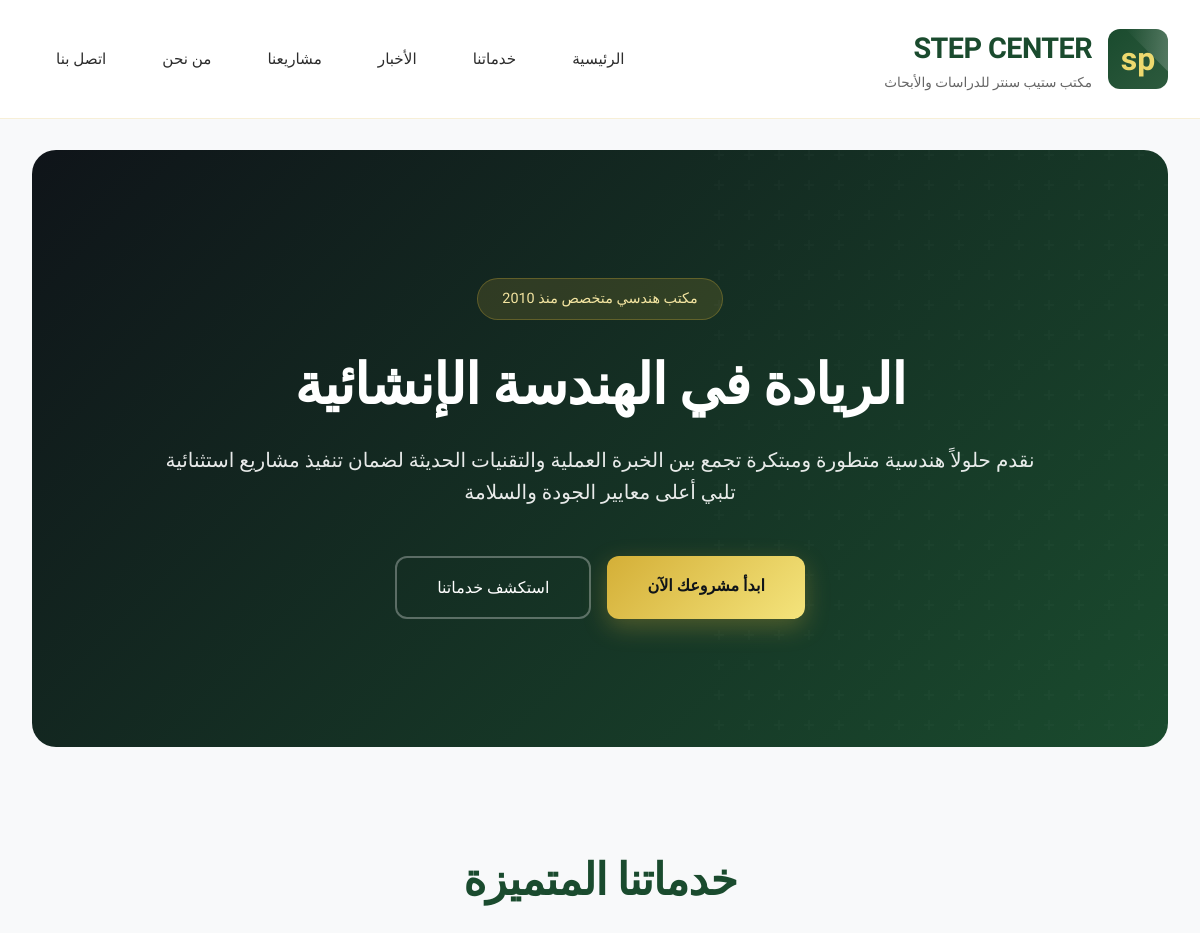
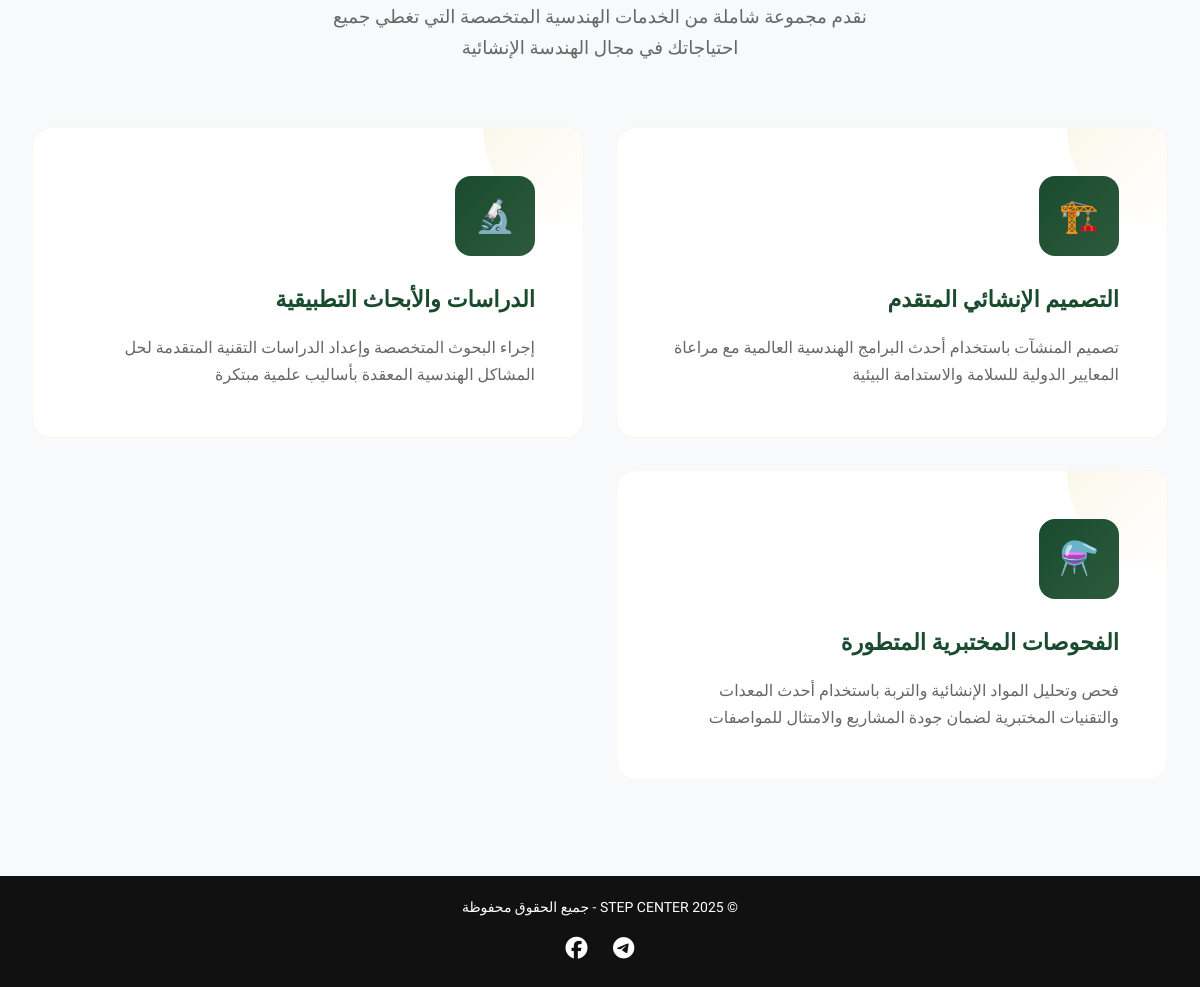
The page / on the database its author committed (2 pictures, top to bottom).
### core/models.py (models this page shows, shortened)
class Service(models.Model):
    title = models.CharField(max_length=200)
    icon = models.CharField(max_length=200)
    description = models.TextField()
    is_featured = models.BooleanField(default=False)
    created_at = models.DateTimeField(auto_now_add=True)
    class Meta:
        ordering = ["title"]
        verbose_name = "خدمة"
        verbose_name_plural = "الخدمات"

### core/views.py (the view)
# urls.py: path("", views.home, name="home"),
def home(request):
    services = Service.objects.filter(is_featured=True)[:6]
    return render(
        request,
        "core/home.html",
        {
            "services": services,
        },
    )

### core/templates/core/home.html (shortened to what this page needs)
{% extends "core/base.html" %}
{% block content %}
<div id="home" class="page active">
  <section class="hero loading">
      <div class="hero-content">
          <div class="hero-badge">مكتب هندسي متخصص منذ 2010</div>
          <h1>الريادة في الهندسة الإنشائية</h1>
          <p class="hero-subtitle">نقدم حلولاً هندسية متطورة ومبتكرة تجمع بين الخبرة العملية والتقنيات الحديثة لضمان تنفيذ مشاريع استثنائية تلبي أعلى معايير الجودة والسلامة</p>
          <div class="cta-group">
              <a href="{% url 'core:contact' %}" class="btn-primary" onclick="showPage('contact')">ابدأ مشروعك الآن</a>
              <a href="{% url 'core:services' %}" class="btn-secondary" onclick="showPage('services')">استكشف خدماتنا</a>
          </div>
      </div>
  </section>
  <section class="section">
      <div class="section-header loading stagger-1">
          <h2 class="section-title">خدماتنا المتميزة</h2>
          <p class="section-subtitle">نقدم مجموعة شاملة من الخدمات الهندسية المتخصصة التي تغطي جميع احتياجاتك في مجال الهندسة الإنشائية</p>
      </div>
      <div class="services-grid">
        {% for service in services %}
        <div class="service-card loading stagger-2">
            <div class="service-icon">{{ service.icon }}</div>
            <h3> {{service.title}} </h3>
            <p>{{service.description}}</p>
        </div>
        {% endfor %}
      </div>
  </section>
</div>
{% endblock %}

### core/static/core/css/style.css (style rules this page uses)
* { margin: 0; padding: 0; box-sizing: border-box; }
:root { --primary-green: #1a4b2e; --secondary-green: #2d5a3d; --accent-gold: #d4af37; --light-gold: #f4e5a1; --deep-navy: #0f1419; --warm-gray: #f8f9fa; --text-dark: #2c2c2c; --text-light: #666; --pure-white: #ffffff; }
body { font-family: 'Tajawal', sans-serif; line-height: 1.7; color: var(--text-dark); background: var(--warm-gray); overflow-x: hidden; }
.page { min-height: calc(100vh - 100px); margin-top:150px; }
.hero { position: relative; background: linear-gradient(135deg, var(--deep-navy) 0%, var(--primary-green) 100%); color: var(--pure-white); padding: 8rem 0; margin: 3rem 0; border-radius: 24px; overflow: hidden; }
.hero::before { content: ''; position: absolute; top: 0; right: 0; width: 40%; height: 100%; opacity: 0.6; }
.hero-content { position: relative; z-index: 2; text-align: center; max-width: 900px; margin: 0 auto; }
.hero-badge { display: inline-block; background: rgba(212, 175, 55, 0.15); color: var(--light-gold); padding: 0.5rem 1.5rem; border-radius: 50px; font-size: 0.9rem; font-weight: 500; margin-bottom: 2rem; border: 1px solid rgba(212, 175, 55, 0.3); }
.hero h1 { font-size: 3.5rem; font-weight: 700; margin-bottom: 1.5rem; line-height: 1.2; letter-spacing: -0.02em; }
.hero-subtitle { font-size: 1.25rem; margin-bottom: 3rem; opacity: 0.9; font-weight: 400; line-height: 1.6; }
.cta-group { display: flex; gap: 1rem; justify-content: center; flex-wrap: wrap; }
.btn-primary { background: linear-gradient(135deg, var(--accent-gold), #f4e47c); color: var(--deep-navy); padding: 1rem 2.5rem; text-decoration: none; border-radius: 12px; font-weight: 600; font-size: 1rem; transition: all 0.3s cubic-bezier(0.165, 0.84, 0.44, 1); box-shadow: 0 8px 25px rgba(212, 175, 55, 0.3); position: relative; overflow: hidden; }
.btn-primary::before { content: ''; position: absolute; top: 0; right: -100%; width: 100%; height: 100%; background: linear-gradient(90deg, transparent, rgba(255,255,255,0.2), transparent); transition: right 0.5s; }
.btn-secondary { background: transparent; color: var(--pure-white); padding: 1rem 2.5rem; text-decoration: none; border-radius: 12px; font-weight: 500; font-size: 1rem; border: 2px solid rgba(255, 255, 255, 0.3); transition: all 0.3s cubic-bezier(0.165, 0.84, 0.44, 1); }
.section { margin: 6rem 0; }
.section-header { text-align: center; margin-bottom: 4rem; }
.section-title { font-size: 2.75rem; font-weight: 700; color: var(--primary-green); margin-bottom: 1rem; letter-spacing: -0.02em; }
.section-subtitle { font-size: 1.15rem; color: var(--text-light); max-width: 600px; margin: 0 auto; }
.services-grid { display: grid; grid-template-columns: repeat(auto-fit, minmax(380px, 1fr)); gap: 2rem; }
.service-card { background: var(--pure-white); padding: 3rem; border-radius: 20px; position: relative; transition: all 0.4s cubic-bezier(0.165, 0.84, 0.44, 1); border: 1px solid rgba(212, 175, 55, 0.1); overflow: hidden; }
.service-card::before { content: ''; position: absolute; top: 0; right: 0; width: 100px; height: 100px; background: linear-gradient(135deg, var(--accent-gold), transparent); opacity: 0.1; border-radius: 0 20px 0 100px; transition: all 0.4s ease; }
.service-icon { width: 80px; height: 80px; background: linear-gradient(135deg, var(--primary-green), var(--secondary-green)); border-radius: 16px; display: flex; align-items: center; justify-content: center; font-size: 2rem; color: var(--pure-white); margin-bottom: 1.5rem; position: relative; z-index: 2; }
.service-card h3 { font-size: 1.4rem; font-weight: 600; color: var(--primary-green); margin-bottom: 1rem; position: relative; z-index: 2; }
.service-card p { color: var(--text-light); line-height: 1.7; position: relative; z-index: 2; }
.loading { opacity: 0; animation: fadeInUp 0.8s ease-out forwards; }
.stagger-1 { animation-delay: 0.1s; }
.stagger-2 { animation-delay: 0.2s; }

### rows shown on the page
Service: icon "🏗️", title "التصميم الإنشائي المتقدم", description "تصميم المنشآت باستخدام أحدث البرامج الهندسية العالمية مع مراعاة المعايير الدولية للسلامة والاستدامة البيئية"
Service: icon "🔬", title "الدراسات والأبحاث التطبيقية", description "إجراء البحوث المتخصصة وإعداد الدراسات التقنية المتقدمة لحل المشاكل الهندسية المعقدة بأساليب علمية مبتكرة"
Service: icon "⚗️", title "الفحوصات المختبرية المتطورة", description "فحص وتحليل المواد الإنشائية والتربة باستخدام أحدث المعدات والتقنيات المختبرية لضمان جودة المشاريع والامتثال للمواصفات"
